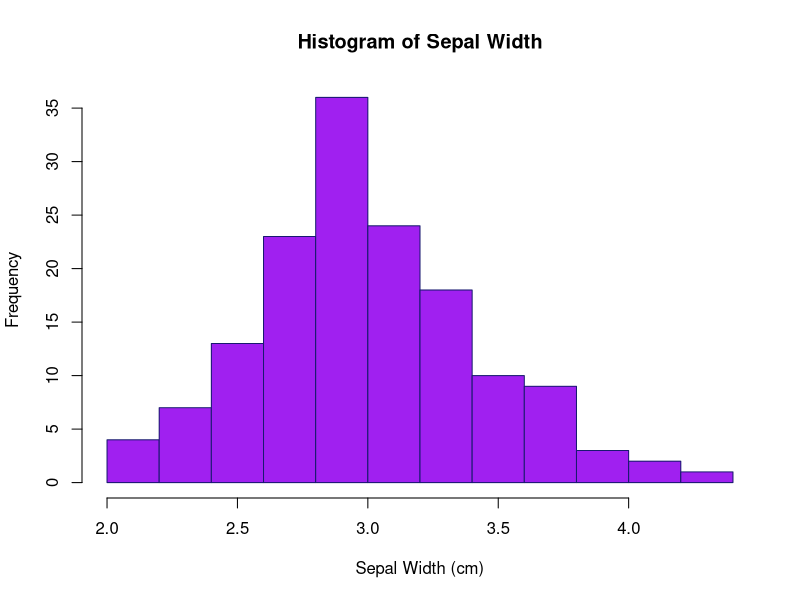

Reproduce this figure in R.
## ---- chunk 1
#| echo: false
#load the iris dataset
data(iris)

#generate summary statistics
summary_statistics = summary(iris[,1:4])

#print the table
knitr::kable(summary_statistics, caption = "Summary Statistics of Iris Dataset")
## ---- chunk 2
#| echo: false

#plotting histogram of sepal width
hist(iris$Sepal.Width,
     main = "Histogram of Sepal Width",
     xlab = "Sepal Width (cm)",
     col = "purple",
     border = "midnightblue")
